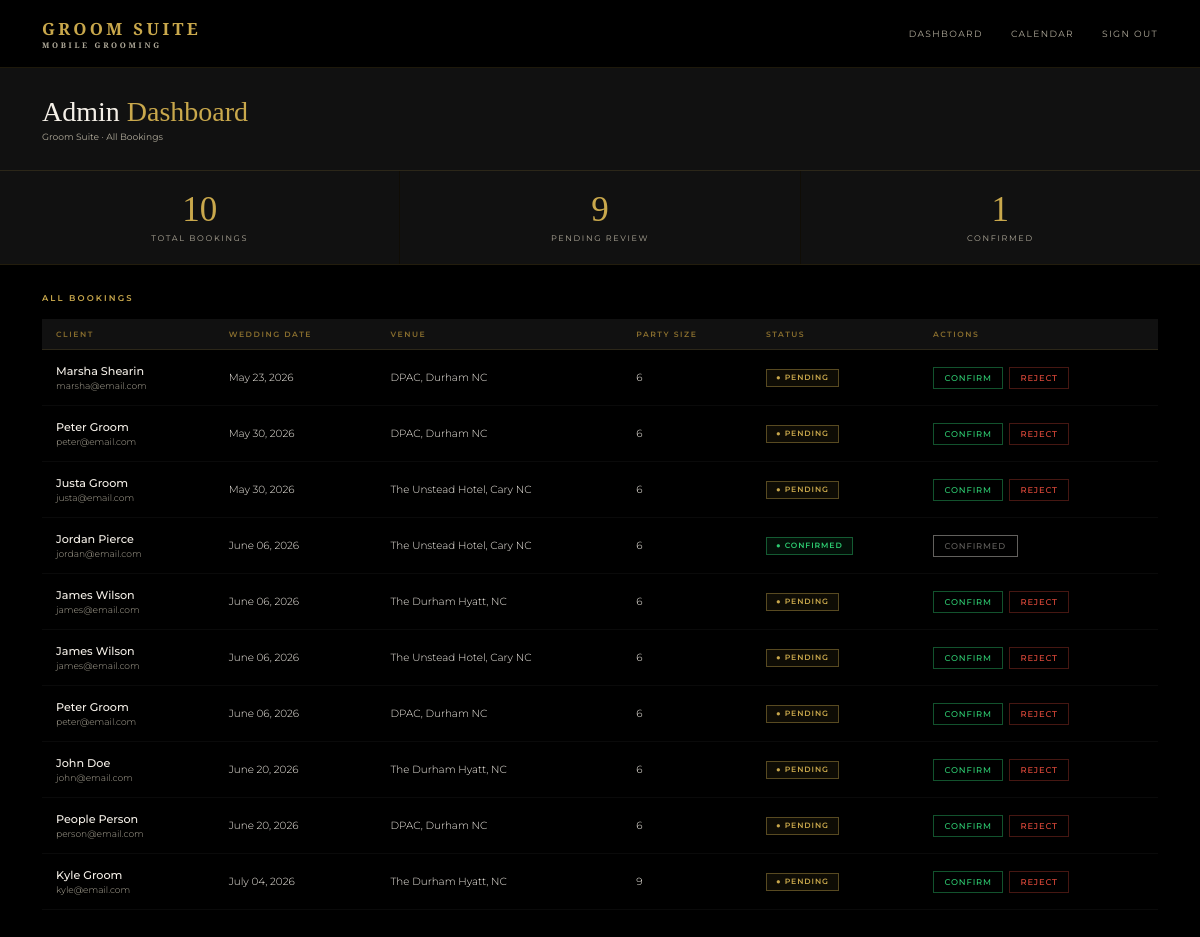
Page /admin (signed in) on the earlier database version.
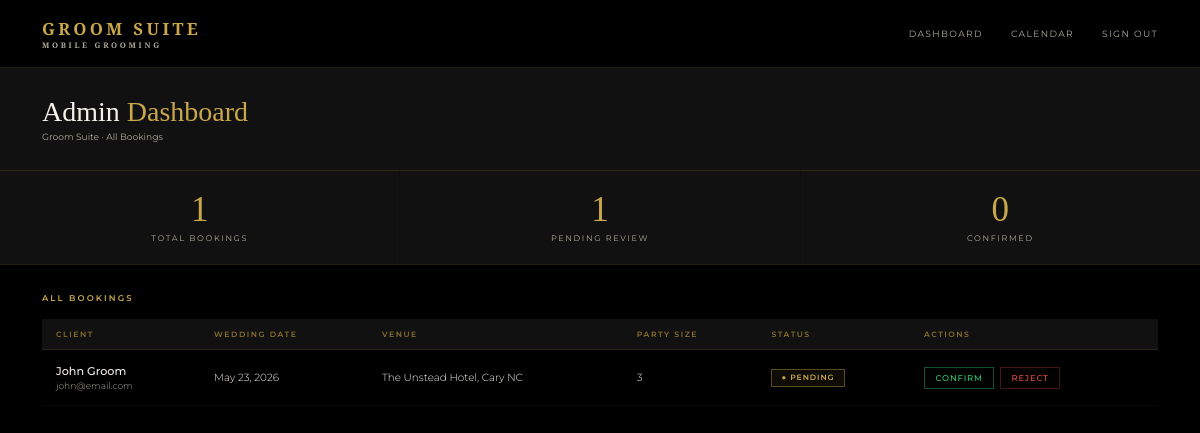
Same page on the later database version.
### models.py (models this page shows)
class Booking(db.Model):
    id = db.Column(db.Integer, primary_key=True)
    wedding_date = db.Column(db.String(50), nullable=False)
    venue = db.Column(db.String(200), nullable=False)
    start_time = db.Column(db.String(20))
    party_size = db.Column(db.Integer, default=1)
    package = db.Column(db.String(100))
    addons = db.Column(db.String(200))
    notes = db.Column(db.Text)
    status = db.Column(db.String(20), default='pending')
    created_at = db.Column(db.DateTime, default=datetime.utcnow)
    user_id = db.Column(db.Integer, db.ForeignKey('user.id'), nullable=False)
    party_members = db.relationship('PartyMember', backref='booking', lazy=True)

class User(UserMixin, db.Model):
    id = db.Column(db.Integer, primary_key=True)
    name = db.Column(db.String(100), nullable=False)
    email = db.Column(db.String(120), unique=True, nullable=False)
    password = db.Column(db.String(200), nullable=False)
    role = db.Column(db.String(20), default='client')
    password_changed = db.Column(db.Boolean, default=False)
    bookings = db.relationship('Booking', backref='client', lazy=True)

### routes.py (the view)
    @app.route('/admin')
    @login_required
    @admin_required
    def admin_dashboard():
        bookings = Booking.query.order_by(Booking.wedding_date).all()
        total = len(bookings)
        pending = len([b for b in bookings if b.status == 'pending'])
        confirmed = len([b for b in bookings if b.status == 'confirmed'])
        return render_template('admin/dashboard.html',
            bookings=bookings,
            total=total,
            pending=pending,
            confirmed=confirmed)

### app.py (called while the page is built)
@app.template_filter('format_date')
def format_date(value):
    try:
        return datetime.strptime(value, '%Y-%m-%d').strftime('%B %d, %Y')
    except:
        return value

### auth.py (called while the page is built)
def register_routes(app, login_manager):
    @login_manager.user_loader
    def load_user(user_id):
        return db.session.get(User, int(user_id))
    @app.route('/login', methods=['GET', 'POST'])
    def login():
        if request.method == 'POST':
            email = request.form.get('email')
            password = request.form.get('password')
            user = User.query.filter_by(email=email).first()
            if user and check_password_hash(user.password, password):
                login_user(user)
                if user.role == 'admin':
                    return redirect(url_for('index'))
                return redirect(url_for('portal'))
            flash('Invalid email or password')
        return render_template('login.html')
    @app.route('/logout')
    @login_required
    def logout():
        logout_user()
        return redirect(url_for('index'))

### routes.py (called while the page is built)
def admin_required(f):
    @wraps(f)
    def decorated_function(*args, **kwargs):
        if not current_user.is_authenticated or current_user.role != 'admin':
            return redirect(url_for('index'))
        return f(*args, **kwargs)
    return decorated_function

### templates/admin/dashboard.html (shortened to what this page needs)
{% extends 'base.html' %}
{% block content %}
<div class="admin-header">
  <div>
    <h1 class="admin-title">Admin <span>Dashboard</span></h1>
    <p class="admin-meta">Groom Suite · All Bookings</p>
  </div>
</div>
<div class="stats-bar">
  <div class="stat-card">
    <div class="stat-value">{{ total }}</div>
    <div class="stat-label">Total Bookings</div>
  </div>
  <div class="stat-card">
    <div class="stat-value">{{ pending }}</div>
    <div class="stat-label">Pending Review</div>
  </div>
  <div class="stat-card">
    <div class="stat-value">{{ confirmed }}</div>
    <div class="stat-label">Confirmed</div>
  </div>
</div>
<div class="admin-body">
  <div class="table-header">
    <div class="table-title">All Bookings</div>
  </div>
  {% if bookings %}
  <table class="bookings-table">
    <thead>
      <tr>
        <th>Client</th>
        <th>Wedding Date</th>
        <th>Venue</th>
        <th>Party Size</th>
        <th>Status</th>
        <th>Actions</th>
      </tr>
    </thead>
    <tbody>
      {% for booking in bookings %}
      <tr>
        <td>
          <div class="client-name">{{ booking.client.name }}</div>
          <div class="client-email">{{ booking.client.email }}</div>
        </td>
        <td>{{ booking.wedding_date | format_date }}</td>
        <td>{{ booking.venue }}</td>
        <td>{{ booking.party_size }}</td>
        <td>
          <span class="badge badge-{{ booking.status }}">
            ● {{ booking.status|capitalize }}
          </span>
        </td>
        <td>
          <div class="action-btns">
            {% if booking.status == 'pending' %}
            <a href="{{ url_for('confirm_booking', id=booking.id) }}" class="action-btn action-confirm">Confirm</a>
            <a href="{{ url_for('reject_booking', id=booking.id) }}" class="action-btn action-reject">Reject</a>
            {% else %}
            <span class="action-btn" style="opacity:0.4;cursor:default;">{{ booking.status|capitalize }}</span>
            {% endif %}
          </div>
        </td>
      </tr>
      {% endfor %}
    </tbody>
  </table>
  {% else %}
  <div class="empty-state">
    <p>No bookings yet. They'll appear here once clients submit inquiries.</p>
  </div>
  {% endif %}
</div>
{% endblock %}

### templates/base.html (shortened to what this page needs)
<!DOCTYPE html>
<html lang="en">
<head>
  <link rel="stylesheet" href="{{ url_for('static', filename='css/style.css') }}?v={{ range(1, 99999) | random }}">
</head>
<body>
  <nav class="navbar">
    <div class="nav-logo">Groom Suite <span>Mobile Grooming</span></div>
    <div class="nav-links">
      {% if current_user.is_authenticated %}
        {% if current_user.role == 'admin' %}
          <a href="{{ url_for('admin_dashboard') }}">Dashboard</a>
          <a href="#">Calendar</a>
        {% else %}
          <a href="{{ url_for('portal') }}">My Booking</a>
        {% endif %}
        <a href="{{ url_for('logout') }}">Sign Out</a>
      {% else %}
        <a href="{{ url_for('index') }}">Home</a>
        <a href="{{ url_for('inquiry') }}">Book Now</a>
      {% endif %}
    </div>
  </nav>
  {% block content %}{% endblock %}
</body>
</html>

### static/css/style.css (style rules this page uses)
*, *::before, *::after { box-sizing: border-box; margin: 0; padding: 0; }
:root { --gold: #C9A84C; --gold-light: #E8C96A; --gold-dim: #8a6f2e; --black: #000000; --black-2: #111111; --black-3: #1A1A1A; --black-5: #2C2C2C; --white: #F5F0E8; --white-dim: #b0aa9a; --font-display: 'Cormorant Garamond', serif; --font-body: 'Montserrat', sans-serif; }
html { font-size: 14px; }
body { font-family: var(--font-body); background: var(--black); color: var(--white); min-height: 100vh; }
.navbar { display: flex; align-items: center; justify-content: space-between; padding: 1.2rem 3rem; background: rgba(0,0,0,0.95); border-bottom: 1px solid rgba(201,168,76,0.15); position: sticky; top: 0; z-index: 100; }
.nav-logo { font-family: var(--font-display); font-size: 1.2rem; font-weight: 600; color: var(--gold); letter-spacing: 0.2em; text-transform: uppercase; }
.nav-logo span { display: block; font-size: 0.55rem; letter-spacing: 0.35em; color: var(--white-dim); }
.nav-links { display: flex; gap: 2rem; }
.nav-links a { font-size: 0.65rem; letter-spacing: 0.15em; text-transform: uppercase; color: var(--white-dim); text-decoration: none; transition: color 0.2s; }
.admin-header { padding: 2rem 3rem; background: var(--black-2); border-bottom: 1px solid rgba(201,168,76,0.15); }
.admin-title { font-family: var(--font-display); font-size: 2rem; font-weight: 300; }
.admin-title span { color: var(--gold); }
.admin-meta { font-size: 0.65rem; color: var(--white-dim); margin-top: 0.25rem; }
.stats-bar { display: grid; grid-template-columns: repeat(3, 1fr); gap: 1px; background: rgba(201,168,76,0.08); border-bottom: 1px solid rgba(201,168,76,0.1); }
.stat-card { background: var(--black-2); padding: 1.5rem 2rem; text-align: center; }
.stat-value { font-family: var(--font-display); font-size: 2.5rem; font-weight: 300; color: var(--gold); line-height: 1; }
.stat-label { font-size: 0.58rem; letter-spacing: 0.2em; text-transform: uppercase; color: var(--white-dim); margin-top: 0.4rem; }
.admin-body { padding: 2rem 3rem; }
.table-header { display: flex; align-items: center; justify-content: space-between; margin-bottom: 1.2rem; }
.table-title { font-size: 0.6rem; letter-spacing: 0.25em; text-transform: uppercase; color: var(--gold); font-weight: 600; }
.bookings-table { width: 100%; border-collapse: collapse; font-size: 0.74rem; }
.bookings-table th { text-align: left; font-size: 0.55rem; letter-spacing: 0.2em; text-transform: uppercase; color: var(--gold-dim); font-weight: 600; padding: 0.75rem 1rem; border-bottom: 1px solid rgba(201,168,76,0.15); background: var(--black-2); }
.bookings-table td { padding: 1rem; border-bottom: 1px solid rgba(255,255,255,0.04); color: var(--white); font-weight: 300; }
.client-name { font-weight: 500; font-size: 0.8rem; }
.client-email { font-size: 0.65rem; color: var(--white-dim); margin-top: 2px; }
.badge { display: inline-flex; align-items: center; gap: 0.3rem; padding: 0.25rem 0.65rem; font-size: 0.55rem; letter-spacing: 0.12em; text-transform: uppercase; font-weight: 600; border: 1px solid; }
.badge-pending { border-color: rgba(201,168,76,0.4); color: var(--gold); background: rgba(201,168,76,0.07); }
.action-btns { display: flex; gap: 0.4rem; }
.action-btn { padding: 0.35rem 0.75rem; font-size: 0.6rem; letter-spacing: 0.1em; text-transform: uppercase; font-family: var(--font-body); font-weight: 500; border: 1px solid; background: transparent; cursor: pointer; transition: all 0.15s; text-decoration: none; display: inline-block; }
.action-confirm { border-color: rgba(46,204,113,0.4); color: #2ecc71; }
.action-reject { border-color: rgba(231,76,60,0.3); color: #e74c3c; }

Differences in the rows shown:
removed Booking: client.name "Marsha Shearin", client.email "marsha@email.com", wedding_date "May 23, 2026", venue "DPAC, Durham NC", party_size "6", status "PENDING"
removed Booking: client.name "Peter Groom", client.email "peter@email.com", wedding_date "May 30, 2026", venue "DPAC, Durham NC", party_size "6", status "PENDING"
removed Booking: client.name "Justa Groom", client.email "justa@email.com", wedding_date "May 30, 2026", venue "The Unstead Hotel, Cary NC", party_size "6", status "PENDING"
removed Booking: client.name "Jordan Pierce", client.email "jordan@email.com", wedding_date "June 06, 2026", venue "The Unstead Hotel, Cary NC", party_size "6", status "CONFIRMED"
removed Booking: client.name "James Wilson", client.email "james@email.com", wedding_date "June 06, 2026", venue "The Durham Hyatt, NC", party_size "6", status "PENDING"
removed Booking: client.name "James Wilson", client.email "james@email.com", wedding_date "June 06, 2026", venue "The Unstead Hotel, Cary NC", party_size "6", status "PENDING"
removed Booking: client.name "Peter Groom", client.email "peter@email.com", wedding_date "June 06, 2026", venue "DPAC, Durham NC", party_size "6", status "PENDING"
removed Booking: client.name "John Doe", client.email "john@email.com", wedding_date "June 20, 2026", venue "The Durham Hyatt, NC", party_size "6", status "PENDING"
removed Booking: client.name "People Person", client.email "person@email.com", wedding_date "June 20, 2026", venue "DPAC, Durham NC", party_size "6", status "PENDING"
removed Booking: client.name "Kyle Groom", client.email "kyle@email.com", wedding_date "July 04, 2026", venue "The Durham Hyatt, NC", party_size "9", status "PENDING"
added Booking: client.name "John Groom", client.email "john@email.com", wedding_date "May 23, 2026", venue "The Unstead Hotel, Cary NC", party_size "3", status "PENDING"
Other differences:
{{ total }}: "10" → "1"
{{ pending }}: "9" → "1"
{{ confirmed }}: "1" → "0"
